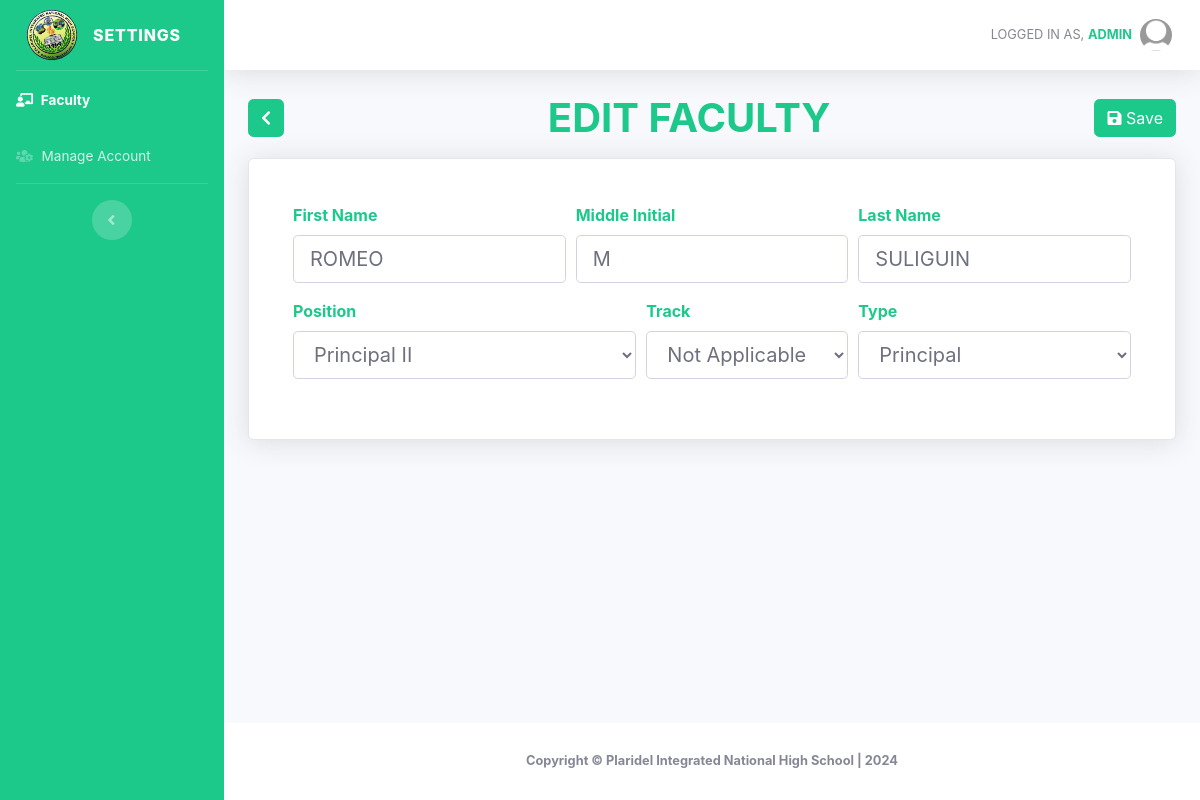
The page /editfaculty.php?id=1 (signed in) on the database its author committed.
### tables this page shows
CREATE TABLE `faculty` (
  `id` int(11) NOT NULL,
  `firstName` varchar(255) NOT NULL,
  `middleName` varchar(255) DEFAULT NULL,
  `lastName` varchar(255) NOT NULL,
  `position` varchar(255) NOT NULL,
  `rank` varchar(100) NOT NULL,
  `track` varchar(100) NOT NULL,
  `type` enum('Principal','Teacher','Subject Group Head','Senior High School Coordinator') NOT NULL,
  `picture` varchar(255) NOT NULL
);

### editfaculty.php (the view, shortened to what this page needs)
<!DOCTYPE html>
<html lang="en">
<head>
    <link href="vendor/fontawesome-free/css/all.min.css" rel="stylesheet" type="text/css">
    <link href="css/sb-admin-2.min.css" rel="stylesheet">
    <link href="vendor/datatables/dataTables.bootstrap4.min.css" rel="stylesheet">
    <link rel="stylesheet" type="text/css" href="https://cdn.datatables.net/1.10.25/css/dataTables.bootstrap4.min.css">
    <link rel="stylesheet" type="text/css" href="https://cdn.datatables.net/buttons/1.7.1/css/buttons.bootstrap4.min.css">
</head>
<body id="page-top">
    <div id="wrapper">
        <ul class="navbar-nav bg-success sidebar sidebar-dark accordion" id="accordionSidebar">
            <a class="sidebar-brand d-flex align-items-center justify-content-center" href="superadminhome">
                <div class="sidebar-brand-icon rotate-n-15">
                    <img width="50" src="assets/favicon.png" alt="">
                </div>
                <div class="sidebar-brand-text mx-3">SETTINGS</div>
            </a>
            <hr class="sidebar-divider my-0">
            <li class="nav-item active">
                <a class="nav-link" href="settings">
                    <i class="fas fa-chalkboard-teacher"></i>
                    <span>Faculty</span>
                </a>
            </li>
            <li class="nav-item">
                <a class="nav-link" href="manageaccount">
                    <i class="fas fa-users-cog"></i>
                    <span>Manage Account</span>
                </a>
            </li>
            <hr class="sidebar-divider d-none d-md-block">
            <div class="text-center d-none d-md-inline">
                <button class="rounded-circle border-0" id="sidebarToggle"></button>
            </div>
        </ul>
        <div id="content-wrapper" class="d-flex flex-column">
            <div id="content">
                <nav class="navbar navbar-expand navbar-light bg-white topbar mb-4 static-top shadow">
                    <ul class="navbar-nav ml-auto">
                        <li class="nav-item dropdown no-arrow">
                            <a class="nav-link dropdown-toggle" href="#" id="userDropdown" role="button" data-toggle="dropdown" aria-haspopup="true" aria-expanded="false">
                                <span class="mr-2 d-none d-lg-inline text-gray-600 small" style="text-transform:uppercase;">Logged in as, <span class="text-success"><strong><?php echo $_SESSION['user']; ?></strong></span></span>
                                <img class="img-profile rounded-circle" src="default-profile-pic.jpg">
                            </a>
                        </li>
                    </ul>
                </nav>
                <div class="container-fluid">
                    <form class="needs-validation" action="updatefaculty.php" method="POST" novalidate enctype="multipart/form-data">
                        <?php
                        include 'conn.php';
                        $id = $_GET['id'];
                        $query = mysqli_query($conn, "SELECT * FROM faculty where id='$id'") or die(mysqli_error());
                        $row = mysqli_fetch_array($query);
                        ?>
                        <div class="d-flex justify-content-between flex-wrap flex-md-nowrap align-items-center mb-3">
                            <div class="btn-toolbar mb-2 mb-md-0">
                                <div class="btn-group me-1">
                                    <button type="button" class="btn btn-md btn-success" onclick="window.history.back();">
                                        <i class="fa fa-chevron-left"></i>
                                    </button>
                                </div>
                            </div>
                            <h1 class="h1 mb-0 text-success" style="text-transform:uppercase;"><b>Edit Faculty</b></h1>
                            <div class="btn-toolbar mb-2 mb-md-0">
                                <div class="btn-group me-1">
                                    <button type="submit" name="updatefaculty" class="btn btn-md btn-success">
                                        <i class="fa fa-save"></i> Save
                                    </button>
                                </div>
                            </div>
                        </div>
                        <div class="card shadow mb-4 p-4">
                            <div class="card-body">
                                <div class="form-row">
                                    <div class="form-group col-md-4">
                                        <label for="firstName" class="text-success font-weight-bold">First Name</label>
                                        <input type="text" class="form-control form-control-lg" id="firstName" name="firstName" value="<?php echo $row['firstName'] ?>" placeholder="First Name" required>
                                    </div>
                                    <div class="form-group col-md-4">
                                        <label for="middleName" class="text-success font-weight-bold">Middle Initial</label>
                                        <input type="text" maxlength="2" class="form-control form-control-lg" id="middleName" name="middleName" value="<?php echo $row['middleName'] ?>" placeholder="Middle Name" required>
                                    </div>
                                    <div class="form-group col-md-4">
                                        <label for="lastName" class="text-success font-weight-bold">Last Name</label>
                                        <input type="text" class="form-control form-control-lg" id="lastName" name="lastName" value="<?php echo $row['lastName'] ?>" placeholder="Last Name" required>
                                    </div>
                                </div>
                                <div class="form-row">
                                    <div class="form-group col-md-5">
                                        <label for="rank" class="text-success font-weight-bold">Position</label>
                                        <select class="form-control form-control-lg" id="position" name="position" required>
                                            <option value="Principal II" <?php
                                                                            if ($row['position'] == 'Principal II') {
                                                                                echo "selected";
                                                                            }
                                                                            ?>>Principal II</option>
                                        </select>
                                    </div>
                                    <div class="form-group col-md-3">
                                        <label for="inputCity" class="text-success font-weight-bold">Track</label>
                                        <select class="form-control form-control-lg" id="track" name="track">
                                            <option value="Not Applicable" <?php
                                                                if ($row['track'] == 'Not Applicable') {
                                                                    echo "selected";
                                                                }
                                                                ?>>Not Applicable</option>
                                        </select>
                                    </div>
                                    <div class="form-group col-md-4">
                                        <label for="inputCity" class="text-success font-weight-bold">Type</label>
                                        <select class="form-control form-control-lg" id="type" name="type" required>
                                            <option value="Principal" <?php
                                                                        if ($row['type'] == 'Principal') {
                                                                            echo "selected";
                                                                        }
                                                                        ?>>Principal</option>
                                        </select>
                                    </div>
                                </div>
                            </div>
                        </div>
                    </form>
                </div>
            </div>
            <footer class="sticky-footer bg-white">
                <div class="container my-auto">
                    <div class="copyright text-center my-auto">
                        <span><b>Copyright &copy; Plaridel Integrated National High School | 2024</b></span>
                    </div>
                </div>
            </footer>
        </div>
    </div>
</body>
</html>

### editfaculty.php (style rules this page uses)
a { text-decoration: none; }

### rows shown on the page
faculty: firstName "ROMEO", middleName "M", lastName "SULIGUIN", position "Principal II", track "Not Applicable", type "Principal"

### other values the page prints
$_SESSION['user'] "ADMIN"
